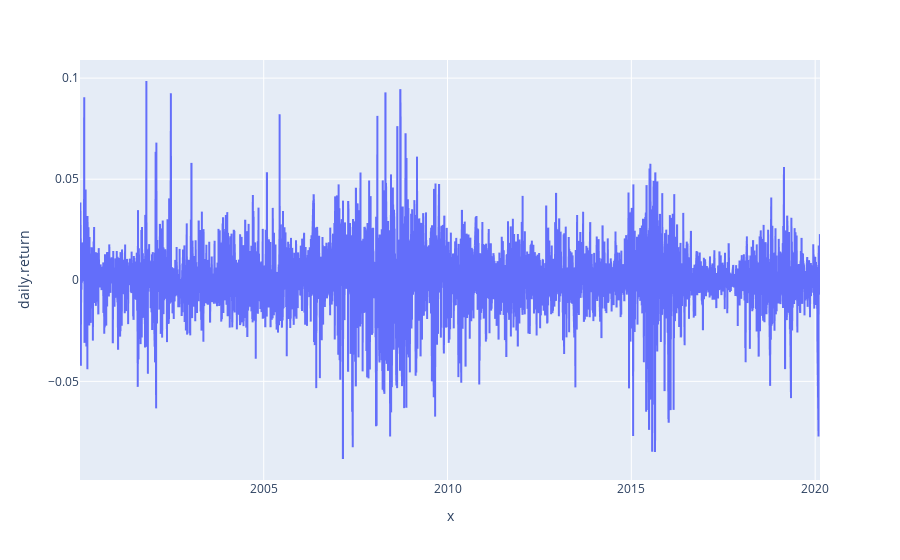

The notebook cell saved with this chart:
### Markdown cell above
Plot the daily return.

### Code cell
fig = px.line(sci_daily_returns, x=sci_daily_returns.index, y='daily.return')
fig.show()

### Figure 1 — Plotly figure (JSON) as saved in the notebook; plotly's stock layout.template omitted (floating-point values rounded to 4 significant figures; data arrays with more than 128 entries replaced by an {"elided": "..."} marker saying what was removed)
{"data": [{"hoverlabel": {"namelength": 0}, "hovertemplate": "x=%{x}<br>daily.return=%{y}", "legendgroup": "", "line": {"color": "#636efa", "dash": "solid"}, "mode": "lines", "name": "", "showlegend": false, "type": "scattergl", "x": {"elided": "4998 str values"}, "xaxis": "x", "y": {"elided": "4998 float values"}, "yaxis": "y"}], "layout": {"legend": {"tracegroupgap": 0}, "margin": {"t": 60}, "xaxis": {"anchor": "y", "domain": [0, 1], "title": {"text": "x"}}, "yaxis": {"anchor": "x", "domain": [0, 1], "title": {"text": "daily.return"}}}}
